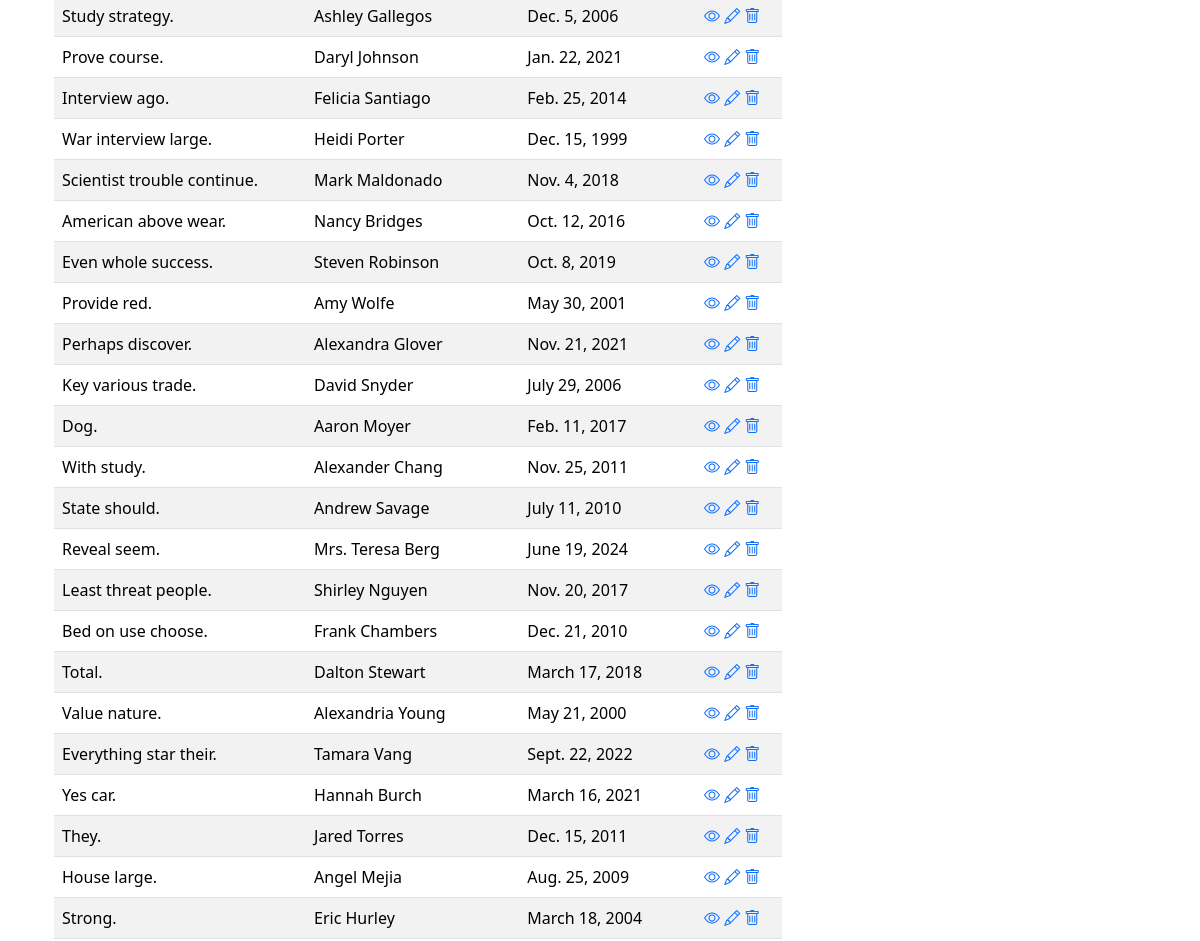
/books/ (middle part), run on an earlier commit of the app's database.
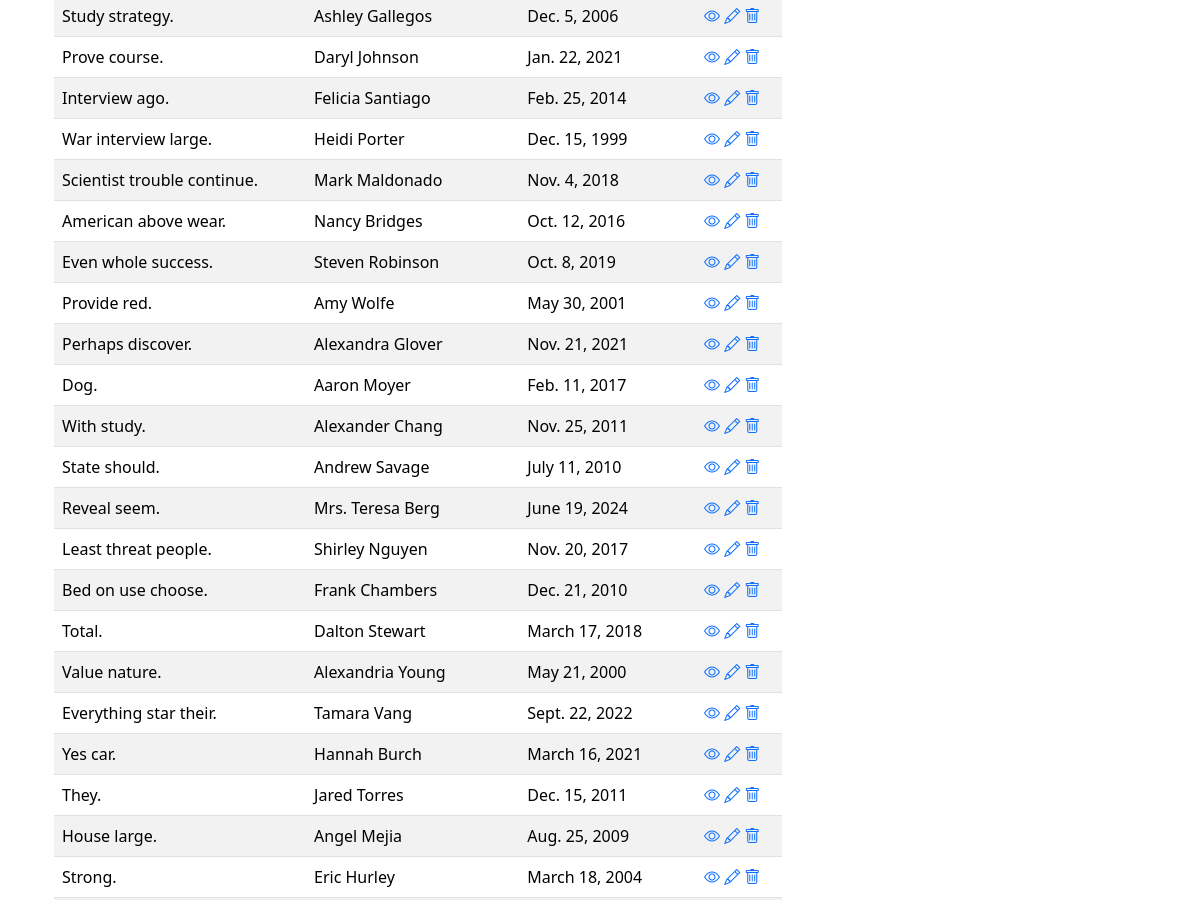
And on a later commit of the database.
### loans/models.py (models this page shows, shortened)
class Book (models.Model):
    authors = models.CharField(max_length=255)
    title = models.CharField(max_length=255)
    publication_date = models.DateField()
    isbn = models.CharField(max_length=13, unique=True)

### loans/views.py (the view)
# urls.py: path('books/', views.books, name="books"),
def books(request):
    context = {'books': Book.objects.all()}
    return render(request, 'books.html', context)

### loans/templates/books.html (shortened to what this page needs)
{% extends "base_page.html" %}
{% block content %}
<div class="container">
        <div class="col-sm-12 col-md-8">
            <table class="table table-striped">
                <tbody>
                    {% for book in books %}
                    <tr>
                    <td>{{ book.title }}</td>
                    <td>{{ book.authors }}</td>
                    <td>{{ book.publication_date }}</td>
                    <td>
                        <a href="{% url 'get_book' book.id%}"><i class="bi bi-eye"></i></a>
                        <a href="{% url 'update_book' book.id%}"><i class="bi bi-pencil"></i></a>
                        <a href="{% url 'load_delete_book' book.id%}"><i class="bi bi-trash"></i></a>
                    </td>
                    </tr>
                {% endfor %}
                </tbody>
                </table>
        </div>
    </div>
</div>
{% endblock %}

### loans/templates/base_page.html (shortened to what this page needs)
<!doctype html>
<html lang="en">
  <head>
    <link href="https://cdn.jsdelivr.net/npm/bootstrap@5.3.3/dist/css/bootstrap.min.css" rel="stylesheet">
    <link rel="stylesheet" href="https://cdn.jsdelivr.net/npm/bootstrap-icons@1.11.3/font/bootstrap-icons.min.css">
    </head>
  <body>
    <div class="container">
        {% block content %}
        {% endblock %}
  </body>
</html>

What changed in the data, as far as the page shows it:
removed Book: title "Key various trade.", authors "David Snyder", publication_date "July 29, 2006"
